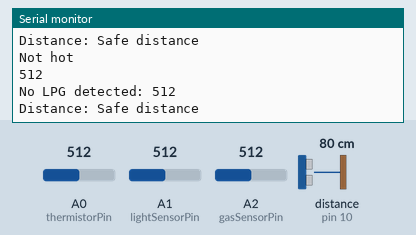
Recording of a sketch running on a simulated Arduino Uno, built with avr-gcc and run on an emulated ATmega328P. Shown: the last lines printed to the serial monitor. Wiring (inferred from the names in the program): ultrasonic range finder: trigger pin 9; echo pin 10. The test bench sets the inputs (shaded band); at power-on: distance to the obstacle (sensor on pin 10) 80 cm, A2 (gasSensorPin) = 512, A0 (thermistorPin) = 512, A1 (lightSensorPin) = 512. The echo pulse lasts 58.3 µs per cm.

Above: at 1.8 s.
1.9 s: distance to the obstacle (sensor on pin 10) set to 6 cm
4.2 s: distance to the obstacle (sensor on pin 10) set to 3 cm
At 7.1 s:
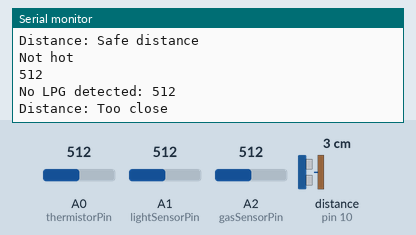
8.3 s: A2 (gasSensorPin) set to 212
9.8 s: A2 (gasSensorPin) set to 186
At 11.4 s:
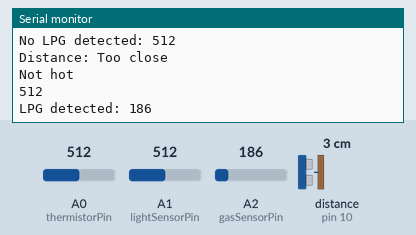
12.5 s: A0 (thermistorPin) set to 947
At 13.6 s:
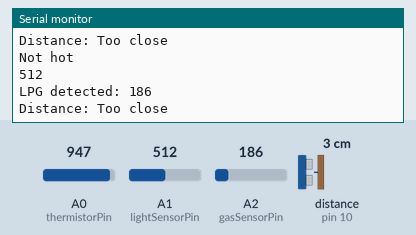
14.0 s: A0 (thermistorPin) set to 974
At 17.1 s:
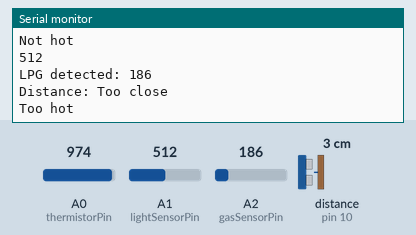

The sketch:

Alarm.ino
```cpp
// Set up analog temperature sensor
const int thermistorPin = A0;
const double BOARD_RESISTANCE = 10000; // Resistor on board
const double SHC1 = 0.001129148, SHC2 = 0.000234125, SHC3 = 0.0000000876741;  // Steinhart-Hart coeficients for thermistor

// Set up light sensor
const int lightSensorPin = A1;
int brightness;

// Set up gas sensor
const int gasSensorPin = A2;

// Set up buzzer
const int buzzerPin = 3;

// Set up ultrasonic sensor
const int trigPin = 9;
const int echoPin = 10;
//speed of sound in cm/us
float c = 0.0343;

/**
 * Returns the temperature in Kelvin
 */
double getTemperature() {
  int resistance = BOARD_RESISTANCE * (1023.0 / (double) analogRead(thermistorPin) - 1.0); // resistance on thermistor
  double logResistance = log(resistance);
  return 1.0 / (SHC1 + SHC2*logResistance + SHC3*pow(logResistance, 3));
}

int getBrightness() {
  int brightness = analogRead(lightSensorPin);
  return brightness;
}

int getGasAmount() {
  int gasAmount = analogRead(gasSensorPin);
  return gasAmount;
}

double getDistance() {
  digitalWrite(trigPin, LOW);
 delayMicroseconds(2);
 digitalWrite(trigPin, HIGH);
 delayMicroseconds(10);
 digitalWrite(trigPin, LOW);
 return pulseIn(echoPin, HIGH)*c/2;
}

void soundAlarm() {
//  tone(buzzerPin, 1000); // Send 1KHz sound signal
  delay(1000);
  noTone(buzzerPin);
  delay(1000);
}

void setup() {
  pinMode(trigPin, OUTPUT);
  pinMode(echoPin, INPUT);
  Serial.begin(9600);
}

void loop() {
  // Display temperature
  if (getTemperature() > 373.15) {
    Serial.println("Too hot");
    soundAlarm();
  } else {
    Serial.println("Not hot");
  }

  // Display brightness
  brightness = getBrightness();
  Serial.println(brightness);
//  if (brightness < 10) {
//    Serial.println("Too Dark");
//  } else if (brightness < 200) {
//    Serial.println("Dim");
//  } else if (brightness < 500) {
//    Serial.println("Light");
//  } else {
//    Serial.println("Too bright");
//    soundAlarm();
//  }

  // Display gas amount
   int gasAmount = getGasAmount();
  if (gasAmount < 200) {
    Serial.print("LPG detected: ");
    Serial.print(gasAmount);
    soundAlarm();
  } else {
    Serial.print("No LPG detected: ");
    Serial.print(gasAmount);
  }
  Serial.println();

  // Display distance
 Serial.print("Distance: ");
  if (getDistance() < 5.0) {
    Serial.println("Too close");
    soundAlarm();
  } else {
    Serial.println("Safe distance");
  }

  Serial.println();
  delay(1000);
}
```

Measured:
- the behaviour switches between 5 and 4 cm on distance to the obstacle (sensor on pin 10) (found by bisection; images 0 and 1)
- the behaviour switches between 200 and 199 on A2 (gasSensorPin) (found by bisection; images 1 and 2)
- the behaviour switches between 957 and 958 on A0 (thermistorPin) (found by bisection; images 3 and 4)
- after the input at 4.2 s, the serial monitor: prints a new line after 0.86 s (image 1)
- after the input at 9.8 s, the serial monitor: prints a new line after 1.2 s (image 2)
- after the input at 14.0 s, the serial monitor: prints a new line after 2.0 s (image 4)
